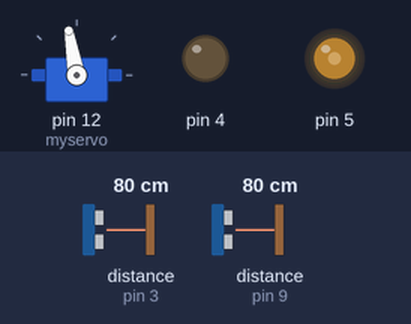
Simulated run of this sketch. Board: Arduino Uno, built with avr-gcc and run on an emulated ATmega328P. Shown: servo, output pins drawn as LEDs (lit = HIGH). Inputs (shaded band) come from the test bench; at power-on: distance to the obstacle (sensors on pin 3, pin 9) 80 cm.

Above: at 3.2 s.
3.3 s: distance to the obstacle (sensor on pin 3) set to 69 cm
At 3.8 s:
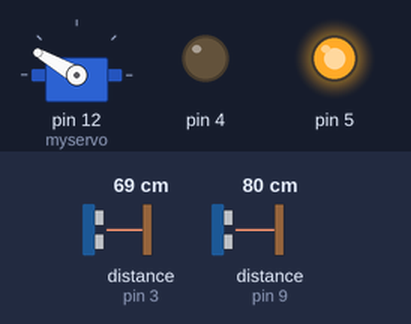
4.9 s: distance to the obstacle (sensor on pin 9) set to 120 cm
At 7.8 s:
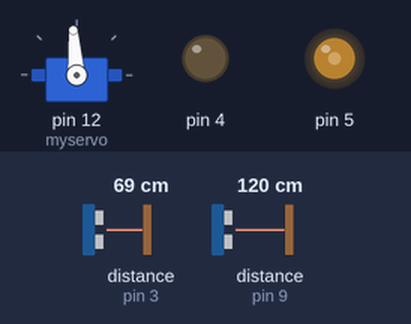
7.9 s: distance to the obstacle (sensor on pin 3) set to 52 cm
9.4 s: distance to the obstacle (sensor on pin 3) set to 45 cm
At 10.1 s:
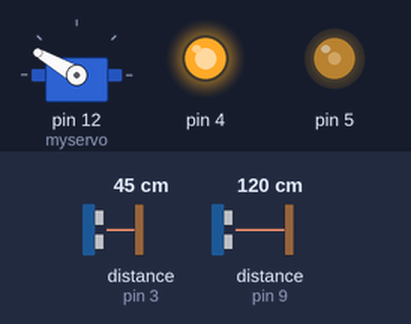
Timing chart, 0 to 14.3 s (numbered marks = the images above; inputs shaded):
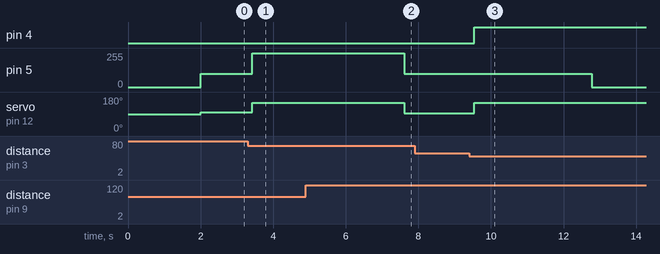

The sketch:

11.ino
```cpp
#include <Ultrasonic.h>
#include <Servo.h>
Ultrasonic Fultrasonic(2, 3);
Ultrasonic Bultrasonic(4, 5);
Ultrasonic Lultrasonic(6, 7);
Ultrasonic Rultrasonic(8, 9);
Servo myservo;

/////////////////////////
int do_front = 70;
int do_back = 20;
/////////////////////////

void motor(int s, int n) {
  if (n == 1) {
    digitalWrite(4, HIGH);
    analogWrite(5, s);
    delay(1);
  }
  else {
    digitalWrite(4, LOW);
    analogWrite(5, s);
    delay(1);
  }
}

void pazvorot(int a) {
  for (int i = 0; i < a; i++) {
    myservo.write(150);
    motor(255, 0);
    delay(1);
  }
}
void setup() {
  myservo.attach(12);
  pinMode(4, OUTPUT);
  pinMode(5, OUTPUT);
  delay(2000);
}

void ostanovka(int i, int do_back) {
  int x = 0;
  while ( x < i) {
    if (Fultrasonic.read() >= do_back) {
      motor(Fultrasonic.read() - do_back, 1);
      delay(1);
    }
    else {
      motor(do_back - Fultrasonic.read(), 0);
      delay(1);
    }
    delay(1);
    x++;
  }
}

void loop() {
  int do_steni = Rultrasonic.read();
  myservo.write(95);
  int fff = 0;
  while (fff < 10){
    int f = do_steni -Rultrasonic.read();
    if (f*5 < -20 ){
    f = - 4;

  }
   if (f*5 > 20 ){
    f =  4;

  }
  myservo.write(100 +f*3.8);
    motor(100, 0);
    delay(1);
    if (Fultrasonic.read() < 75 ){
      fff++;
      delay(1);
    }

  }
  pazvorot(2000);
  myservo.write(95);
  //do_steni = 60;//Rultrasonic.read() - 15;
  fff = 0;
   while (fff < 10){
    int f = do_steni -Rultrasonic.read();
    if (f*5 < -15 ){
    f = - 3;

  }
   if (f*5 > 15 ){
    f =  3;

  }
  //myservo.write(100 +f*3.8);
  myservo.write(100 +f*2);
    motor(100, 0);
    delay(1);
    if (Fultrasonic.read() < 50 ){
      fff++;
      delay(1);
    }

  }

myservo.write(150);

  //ostanovka(100000, 50);
  for(int i = 0; i < 1600; i++){
  motor(100, 1);
  delay(1);
  }

  motor(0, 1);
  delay ( 100000000);


  //  while (true) {
  //    myservo.write(95);
  //    motor(100, 0);
  //    delay(1);
  //  }
}
```

Measured:
- the behaviour switches between 75 and 74 cm on distance to the obstacle (sensor on pin 3) (found by bisection; images 0 and 1)
- the behaviour switches between 50 and 49 cm on distance to the obstacle (sensor on pin 3) (found by bisection; images 2 and 3)
- after the input at 3.3 s, pin 5: 100/255 → 255/255 after 0.13 s; servo on pin 12 (myservo): 100° → 150° after 0.13 s
- after the input at 4.9 s, servo on pin 12 (myservo): 150° → 94° after 2.7 s
- after the input at 7.9 s, every drawn part: stays the same
- after the input at 9.4 s, pin 4: LOW → HIGH after 0.14 s; pin 5: 100/255 → 0/255 after 3.4 s; servo on pin 12 (myservo): 94° → 150° after 0.14 s
